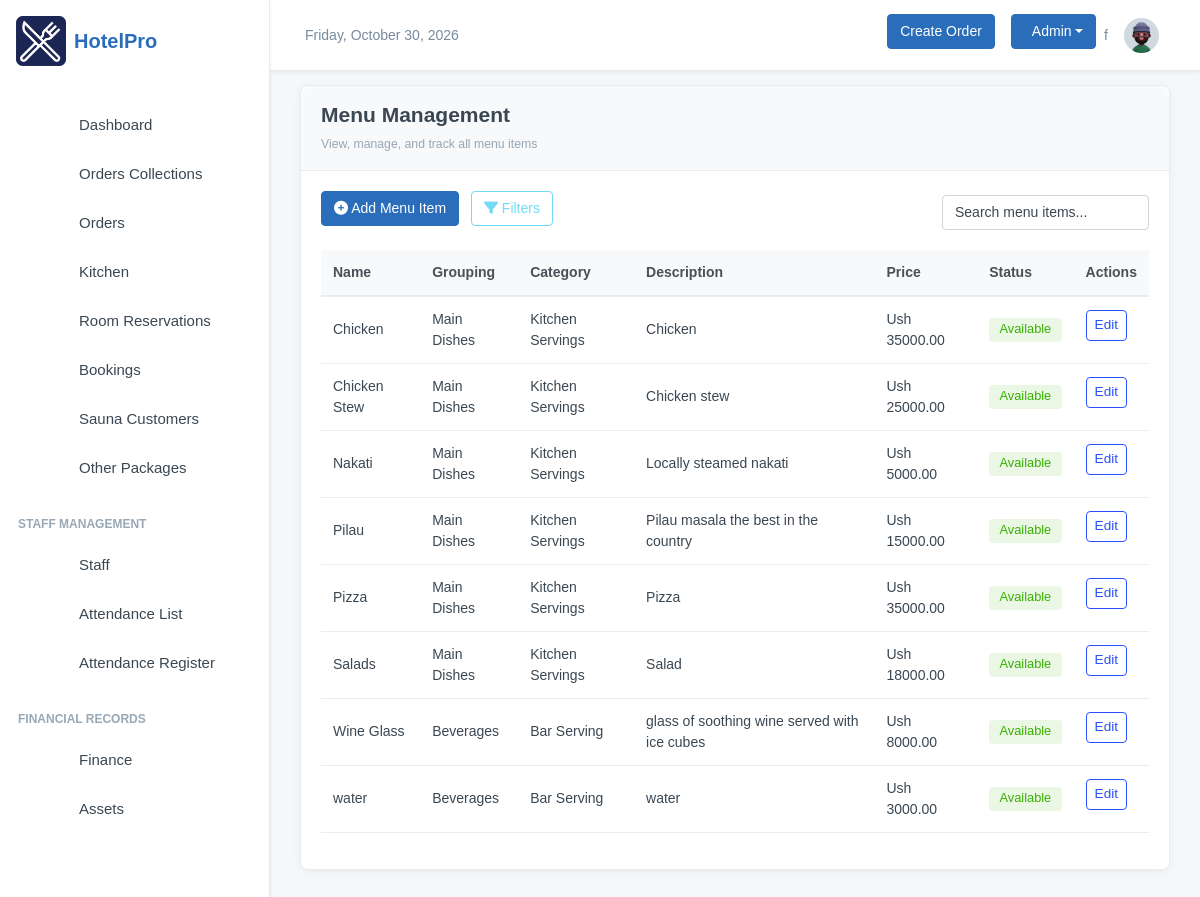
The page /data/menu-items/ (signed in) on the database its author committed.
### inventory/models.py (models this page shows, shortened)
class MenuItem(models.Model):
    category = models.ForeignKey(Category, on_delete=models.CASCADE, related_name="menu_items")
    name = models.CharField(max_length=100)
    description = models.TextField()
    price = models.DecimalField(max_digits=10, decimal_places=2, default=Decimal('0.00'))
    is_available = models.BooleanField(default=True)
    image_url = models.ImageField(blank=True, null=True, upload_to="menu_items")
    class Meta:
        ordering = ['name']

class Category(models.Model):
    GROUPING_CHOICES = (
        ("Appetizers", "Appetizers"),
        ("Starter", "Starter"),
        ("Main Dishes", "Main Dishes"),
        ("Desserts", "Desserts"),
        ("Beverages", "Beverages"),
        ("Snacks", "Snacks"),
        ("Breakfast", "Breakfast"),
    )
    name = models.CharField(max_length=100)
    description = models.CharField(max_length=100)
    image_url = models.ImageField(blank=True, null=True, upload_to="category_items")
    grouping = models.CharField(max_length=100, choices=GROUPING_CHOICES)

### inventory/data_views.py (the view)
# urls.py: path('menu-items/', views.MenuItemListView.as_view(), name='menuitem-list'),
class MenuItemListView(StaffRequiredMixin, ListView):
    model = MenuItem
    template_name = 'data/menuitem_list.html'

### inventory/data_views.py (called while the page is built)
    def test_func(self):
        return self.request.user.is_staff or self.request.user.is_superuser

### inventory/templates/data/menuitem_list.html (shortened to what this page needs)
{% extends 'base.html' %}
{% block content %}
<div class="card">
    <div class="card-header">
        <h4>Menu Management</h4>
        <p class="text-muted small mb-0">View, manage, and track all menu items</p>
    </div>
    <div class="card-body">
        <div class="d-flex flex-wrap justify-content-between align-items-center mb-3">
            <div>
                <a href="/data/menu-items/add/" class="btn btn-primary">
                    <i class="fas fa-plus-circle"></i> Add Menu Item
                </a>
                <button id="show-filters-btn" class="btn btn-outline-secondary">
                    <i class="fas fa-filter"></i> Filters
                </button>
            </div>
            <div class="search-box">
                <input type="text" class="form-control" id="menu-search" placeholder="Search menu items...">
            </div>
        </div>
        <div class="table-responsive">
            <table class="table" id="menu-items-table">
                <thead>
                    <tr>
                        <th>Name</th>
                        <th>Grouping</th>
                        <th>Category</th>
                        <th>Description</th>
                        <th>Price</th>
                        <th>Status</th>
                        <th>Actions</th>
                    </tr>
                </thead>
                <tbody>
                    {% for item in object_list  %}
                    <tr class="menu-item"
                        data-name="{{ item.name|lower }}"
                        data-category="{{ item.category.grouping|lower }}"
                        data-price="{{ item.price }}"
                        data-available="{{ item.is_available|yesno:'available,unavailable' }}"
                        data-description="{{ item.description|lower }}">
                        <td>{{ item.name }}</td>
                        <td>{{ item.category.grouping }}</td>
                        <td>{{ item.category.name }}</td>
                        <td>{{ item.description }}</td>
                        <td>Ush {{ item.price }}</td>
                        <td>
                            {% if item.is_available %}
                                <span class="badge badge-available">Available</span>
                            {% else %}
                                <span class="badge badge-unavailable">Unavailable</span>
                            {% endif %}
                        </td>
                        <td>
                            <a href="/data/menu-items/{{ item.id }}/edit/" class="btn btn-sm btn-outline-primary">Edit</a>
                        </td>
                    </tr>
                    {% endfor %}
                </tbody>
            </table>
        </div>
    </div>
</div>
{% endblock %}

### templates/base.html (style rules this page uses)
:root { --primary-color: #2A6EBB; --secondary-color: #F8F9FA; --accent-color: #FFD700; --text-color: #333333; --success-color: #28a745; --danger-color: #dc3545; --warning-color: #ffc107; --info-color: #17a2b8; }
body { font-family: 'Poppins', sans-serif; background-color: #f5f7fa; }
.btn-primary { background-color: var(--primary-color); border-color: var(--primary-color); }
.card { border-radius: 0.75rem; border: none; box-shadow: 0 0.125rem 0.25rem rgba(0, 0, 0, 0.075); transition: transform 0.2s ease-in-out, box-shadow 0.2s ease-in-out; }

### inventory/templates/data/menuitem_list.html (style rules this page uses)
.card { border-radius: 8px; border: 1px solid #e9ecef; box-shadow: 0 2px 10px rgba(0, 0, 0, 0.05); margin-bottom: 1.5rem; }
.card-header { background-color: #f8f9fa; border-bottom: 1px solid #e9ecef; padding: 1rem 1.25rem; }
.card-body { padding: 1.25rem; }
.table { width: 100%; border-collapse: collapse; }
.table th { background-color: #f8f9fa; font-weight: 600; color: #495057; padding: 0.75rem; text-align: left; border-bottom: 2px solid #e9ecef; }
.table td { padding: 0.75rem; vertical-align: middle; border-bottom: 1px solid #e9ecef; }
.badge { font-size: 0.8rem; font-weight: 500; padding: 0.35rem 0.65rem; border-radius: 4px; display: inline-block; }
.badge-available { background-color: rgba(56, 176, 0, 0.1); color: #38b000; }
.btn { border-radius: 4px; font-weight: 500; padding: 0.375rem 0.75rem; margin-right: 0.5rem; margin-bottom: 0.5rem; }
.btn-sm { font-size: 0.85rem; padding: 0.25rem 0.5rem; }
.filter-dropdown select, .search-box input { padding: 0.375rem 0.75rem; border-radius: 4px; border: 1px solid #ced4da; }

### rows shown on the page
MenuItem: name "Chicken", category.grouping "Main Dishes", category.name "Kitchen Servings", description "Chicken", price "35000.00", is_available "Available"
MenuItem: name "Chicken Stew", category.grouping "Main Dishes", category.name "Kitchen Servings", description "Chicken stew", price "25000.00", is_available "Available"
MenuItem: name "Nakati", category.grouping "Main Dishes", category.name "Kitchen Servings", description "Locally steamed nakati", price "5000.00", is_available "Available"
MenuItem: name "Pilau", category.grouping "Main Dishes", category.name "Kitchen Servings", description "Pilau masala the best in the country", price "15000.00", is_available "Available"
MenuItem: name "Pizza", category.grouping "Main Dishes", category.name "Kitchen Servings", description "Pizza", price "35000.00", is_available "Available"
MenuItem: name "Salads", category.grouping "Main Dishes", category.name "Kitchen Servings", description "Salad", price "18000.00", is_available "Available"
MenuItem: name "Wine Glass", category.grouping "Beverages", category.name "Bar Serving", description "glass of soothing wine served with ice cubes", price "8000.00", is_available "Available"
MenuItem: name "water", category.grouping "Beverages", category.name "Bar Serving", description "water", price "3000.00", is_available "Available"
